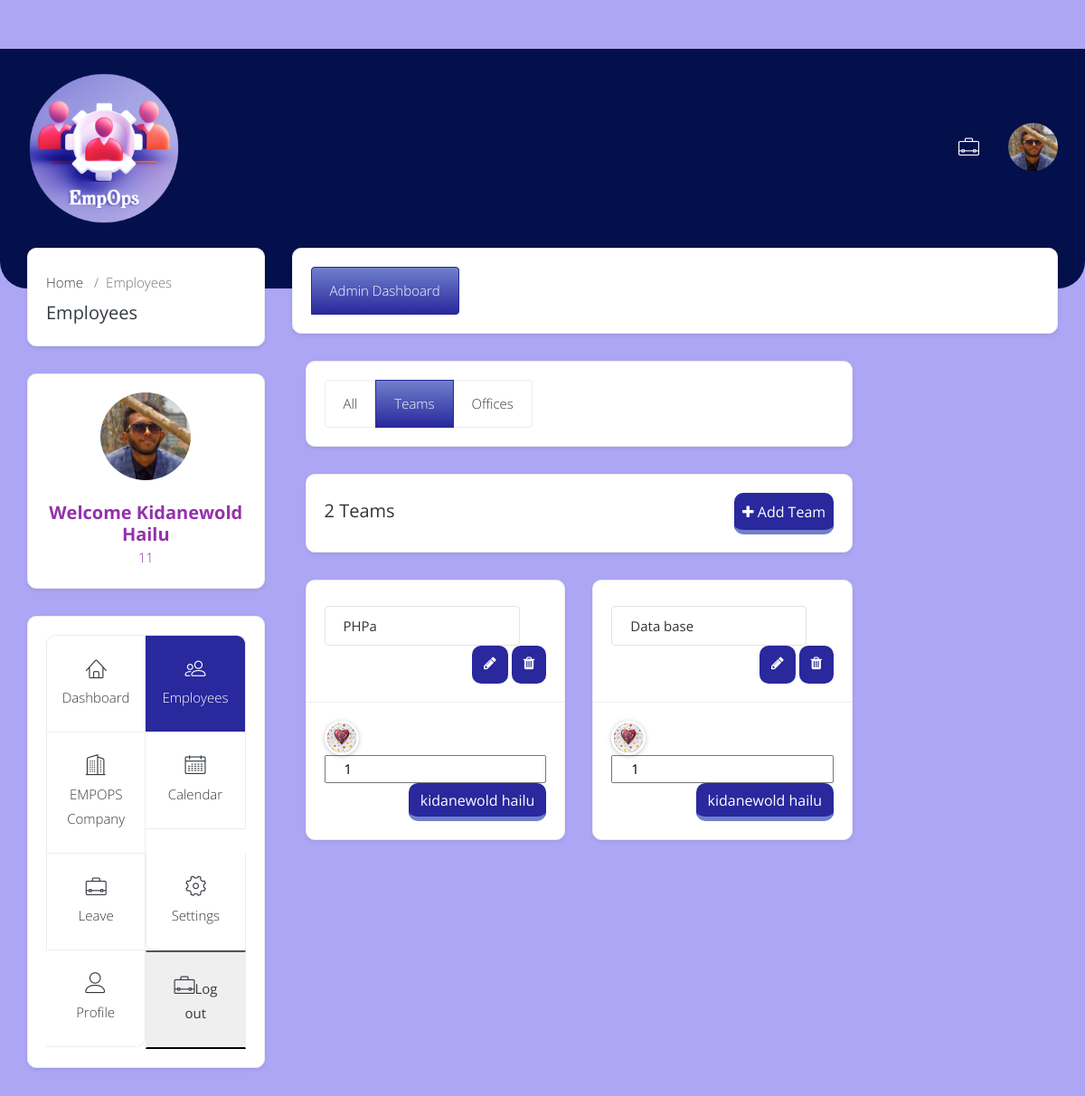
Page /team-admin.php (signed in) on the committed database.
### tables this page shows
CREATE TABLE `team` (
  `name` varchar(40) NOT NULL,
  `leader` text NOT NULL,
  `id` int(3) NOT NULL
);

CREATE TABLE `employee` (
  `name` text NOT NULL,
  `id` varchar(20) NOT NULL,
  `nationality` varchar(30) NOT NULL,
  `birth` varchar(50) NOT NULL,
  `gender` varchar(6) NOT NULL,
  `blood` varchar(5) NOT NULL,
  `password` varchar(80) NOT NULL,
  `status` int(1) UNSIGNED NOT NULL DEFAULT 1,
  `phone` int(10) NOT NULL,
  `phone2` int(10) NOT NULL,
  `email` varchar(45) NOT NULL DEFAULT 'No',
  `linkedin` varchar(40) NOT NULL DEFAULT 'No',
  `web` varchar(40) NOT NULL,
  `start` varchar(30) NOT NULL,
  `visa` varchar(30) NOT NULL,
  `team` varchar(30) NOT NULL,
  `file_name` varchar(100) NOT NULL DEFAULT 'a',
  `salary` int(10) NOT NULL,
  `job` varchar(30) NOT NULL
);

### team-admin.php (the view)
<?php
require 'side.php';
$select="SELECT * FROM team";
$query=mysqli_query($conn,$select) or die(mysqli_error($conn));
$total=mysqli_num_rows($query);
if($total == 0){
	$display="NO";
}else{
	$display=$total;
}
echo'
					<div class="col-xl-9 col-lg-8  col-md-12">
						<div class="quicklink-sidebar-menu ctm-border-radius shadow-sm grow bg-white card">
							<div class="card-body">
								<ul class="list-group list-group-horizontal-lg">
									<li class="list-group-item text-center button-6"><a href="employees.php"
											class="text-dark">All</a></li>
									<li class="list-group-item text-center active button-5"><a class="text-white"
											href="team-admin.php">Teams</a></li>
									<li class="list-group-item text-center button-6"><a class="text-dark"
											href="office.php">Offices</a></li>
								</ul>
							</div>
						</div>
						<div class="card shadow-sm grow ctm-border-radius">
							<div class="card-body align-center">
								<h4 class="card-title float-left mb-0 mt-2">'.$display.' Teams</h4>
								<ul class="nav nav-tabs float-right border-0 tab-list-emp">
									<li class="nav-item pl-3">
										<a href="javascript:void(0)"
											class="btn btn-theme button-1 text-white ctm-border-radius p-2 add-person ctm-btn-padding"
											data-toggle="modal" data-target="#addTeam"><i class="fa fa-plus"></i> Add
											Team</a>
									</li>
								</ul>
							</div>
						</div>
						<div class="row">';
						 for($i=1;$display>=$i;$i++){
                        if($i%2 != 1){
                      	$select="SELECT * FROM team WHERE id = '$i'";
                      	$select_query=mysqli_query($conn,$select) or die(mysqli_query($conn));
                      	$row=mysqli_fetch_assoc($select_query);
                      	$leader=$row['leader'];
                      	$image="SELECT * FROM employee WHERE id='$leader'";
                      	$image_query=mysqli_query($conn,$image) or die(mysqli_error($conn));
                      	$row_image=mysqli_fetch_assoc($image_query);
							echo'<div class="col-md-6">
								<div class="ctm-border-radius shadow-sm grow card">
									<div class="card-header">
					<h4 class="page-sub-title d-inline-block mb-0 mt-2">
                    <form method="post" action="process.php">
					<input type="text" class="form-control" value="'.$row['name'].'" name="team"></h4>
					<input type="hidden" value="'.$row['id'].'" name="id">
										<div class="team-action-icon float-right">
								<button type="sumbit" class="btn btn-theme text-white ctm-border-radius" title="Edit" name="edit"><i
														class="fa fa-pencil"></i></button>
											<span data-toggle="modal" data-target="#delete">
												<a href="javascript:void(0)"
													class="btn btn-theme text-white ctm-border-radius" title="Delete"><i
														class="fa fa-trash"></i></a>
											</span>
										</div>
									</div></form>
									<div class="card-body">
										<span class="avatar" data-toggle="tooltip" data-placement="top" title=""
											data-original-title="'.$row_image['name'].'"><img src="images/'.$row_image['file_name'].'"
												alt="'.$row['name'].'" class="img-fluid"></span>
<input type="text" name="leader" value="'.$row['leader'].'">
										<button type="button"
											class="btn btn-theme float-right ctm-border-radius text-white button-1"
											data-toggle="modal">'.$row_image['name'].'</button></form>
									</div>
								</div>
							</div>
				<div class="modal fade" id="delete">
		<div class="modal-dialog modal-dialog-centered">
			<div class="modal-content">
				<div class="modal-body">
					<button type="button" class="close" data-dismiss="modal">&times;</button>
					<h4 class="modal-title mb-4">Are You Sure Want to Delete?</h4>
                    <form method="post" action="process.php">
                    <input type="hidden" name="id" value="'.$row['id'].'">
					<button type="button" class="btn btn-danger ctm-border-radius text-center mb-2 mr-3"
						data-dismiss="modal">Cancel</button>
					<button type="submit" class="btn btn-theme ctm-border-radius text-white text-center mb-2 button-1"
						 name="delete_team">Delete</button></form>
				</div>
			</div>
		</div>
	</div>
';
						}if($i % 2 == 1){
                      	$select="SELECT * FROM team WHERE id = '$i'";
                      	$select_query=mysqli_query($conn,$select) or die(mysqli_query($conn));
                      	$row=mysqli_fetch_assoc($select_query);
                      	$leader=$row['leader'];
                      	$image="SELECT * FROM employee WHERE id='$leader'";
                      	$image_query=mysqli_query($conn,$image) or die(mysqli_error($conn));
                      	$row_image=mysqli_fetch_assoc($image_query);
                      	echo'<div class="col-md-6">
								<div class="ctm-border-radius shadow-sm grow card">
									<div class="card-header">
					<h4 class="page-sub-title d-inline-block mb-0 mt-2">
                    <form method="post" action="process.php">
					<input type="text" class="form-control" value="'.$row['name'].'" name="team"></h4>
					<input type="hidden" value="'.$row['id'].'" name="id">
										<div class="team-action-icon float-right">								<button type="sumbit" class="btn btn-theme text-white ctm-border-radius" title="Edit" name="edit"><i
														class="fa fa-pencil"></i></button>
											<span data-toggle="modal" data-target="#delete">
												<a href="javascript:void(0)"
													class="btn btn-theme text-white ctm-border-radius" title="Delete"><i
														class="fa fa-trash"></i></a>
											</span>
										</div>
									</div>
									<div class="card-body">
										<span class="avatar" data-toggle="tooltip" data-placement="top" title=""
											data-original-title="'.$row_image['name'].'"><img src="images/'.$row_image['file_name'].'"
												alt="'.$row['name'].'" class="img-fluid"></span>
<input type="text" name="leader" value="'.$row['leader'].'">
										<button type="submit"
											class="btn btn-theme float-right ctm-border-radius text-white button-1"
											data-toggle="modal">'.$row_image['name'].'</button>
									</div></form>
								</div>
							</div>
														<div class="modal fade" id="delete">
		<div class="modal-dialog modal-dialog-centered">
			<div class="modal-content">
				<div class="modal-body">
					<button type="button" class="close" data-dismiss="modal">&times;</button>
					<h4 class="modal-title mb-4">Are You Sure Want to Delete?</h4>
                    <form method="post" action="process.php">
                    <input type="hidden" name="id" value="'.$row['id'].'">
					<button type="button" class="btn btn-danger ctm-border-radius text-center mb-2 mr-3"
						data-dismiss="modal">Cancel</button>
					<button type="submit" class="btn btn-theme ctm-border-radius text-white text-center mb-2 button-1"
						 name="delete_team">Delete</button></form>
				</div>
			</div>
		</div>
	</div>';
						}}
	echo'     <div class="sidebar-overlay" id="sidebar_overlay"></div>
	<div class="modal fade" id="addTeam">
		<div class="modal-dialog modal-dialog-centered">
			<div class="modal-content">
				<div class="modal-body">
					<button type="button" class="close" data-dismiss="modal">&times;</button>
					<h4 class="modal-title mb-3">Create New Team</h4>
					<form method="post" action="process.php">
					<div class="form-group">
						<input type="text" class="form-control" placeholder="Team Name" name="team">
					</div>
                    					<div class="form-group">
						<input type="text" class="form-control" placeholder="Leader Id" name="leader_id">
					</div>
						<input type="hidden" name="id" VALUE="'.$total.'">
					<button type="button" class="btn btn-danger ctm-border-radius float-right ml-3"
						data-dismiss="modal">Cancel</button>
					<button type="sumbit"
						class="btn btn-theme button-1 ctm-border-radius text-white float-right" name="add_team">Add</button></form>
				</div>
			</div>
		</div>
	</div>
	<div class="modal fade" id="edit">
		<div class="modal-dialog modal-dialog-centered">
			<div class="modal-content">
				<div class="modal-body">
					<button type="button" class="close" data-dismiss="modal">&times;</button>
					<h4 class="modal-title mb-3">Edit Members</h4>
					<div class="form-group">
					</div>
					<button type="button" class="btn btn-danger ctm-border-radius float-right ml-3"
						data-dismiss="modal">Cancel</button>
					<button type="button"
						class="btn btn-theme button-1 ctm-border-radius text-white float-right">Save</button>
				</div>
			</div>
		</div>
	</div>
	<script src="assets/js/jquery-3.2.1.min.js"></script>
	<script src="assets/js/popper.min.js"></script>
	<script src="assets/js/bootstrap.min.js"></script>
	<script src="assets/plugins/select2/select2.min.js"></script>
	<script src="assets/plugins/theia-sticky-sidebar/ResizeSensor.js"></script>
	<script src="assets/plugins/theia-sticky-sidebar/theia-sticky-sidebar.js"></script>
	<script src="assets/js/script.js"></script>
</body>
</html>';
?>

### side.php (shortened to what the rows shown need)
<?php
require 'assets\conn.php';
$id=$_SESSION['admin_id'];
$select="SELECT * FROM admin WHERE id ='$id'";
$query=mysqli_query($conn,$select) or die(mysqli_error($conn));
if(mysqli_num_rows($query)>0){
	$row=mysqli_fetch_assoc($query);
}
echo'<!DOCTYPE html>
<html lang="en">
	<head>
		<link rel="stylesheet" href="assets/css/bootstrap.min.css">
		<link rel="stylesheet" href="assets/css/lnr-icon.css">
        <link rel="stylesheet" href="assets/css/font-awesome.min.css">
		<link rel="stylesheet" href="assets/css/style.css">
	</head>
	<body>
	<br>
	<br>
		<div class="inner-wrapper">
			<div class="page-wrapper">
				<div class="container-fluid">
					<div class="row">
						<div class="col-xl-3 col-lg-4 col-md-12 theiaStickySidebar">
							<aside class="sidebar sidebar-user">
								<div class="user-card card shadow-sm bg-white text-center ctm-border-radius grow">
									<div class="user-info card-body">
										<div class="user-avatar mb-4">
											<img src="images/'.$row['file_name'].'" alt="User Avatar" class="img-fluid rounded-circle" width="100">
										</div>
										<div class="user-details">
											<h4><b>Welcome '.$row['name'].'</b></h4>
											<p>'.$_SESSION['admin_id'].'</p>
										</div>
									</div>
								</div>
							</aside>
						</div><div class="col-xl-9 col-lg-8  col-md-12">
						<div class="quicklink-sidebar-menu ctm-border-radius shadow-sm bg-white card grow">
						</div>';
					?>

### rows in the picture
team: team "PHPa", employee.file_name (picture), leader "1", employee.name "kidanewold hailu"
team: team "Data base", employee.file_name (picture), leader "1", employee.name "kidanewold hailu"

### other values in the picture
$row['name'] "Kidanewold Hailu"
$_SESSION['admin_id'] "11"
$display "2"
